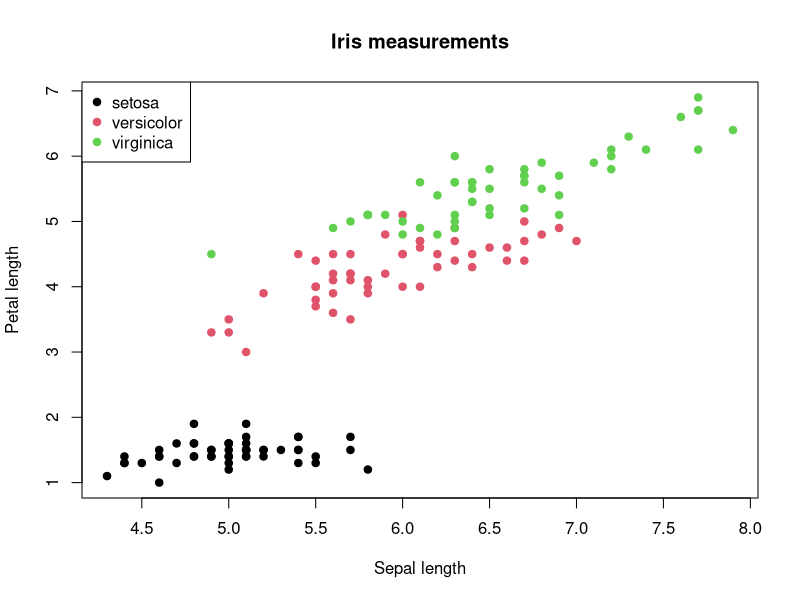
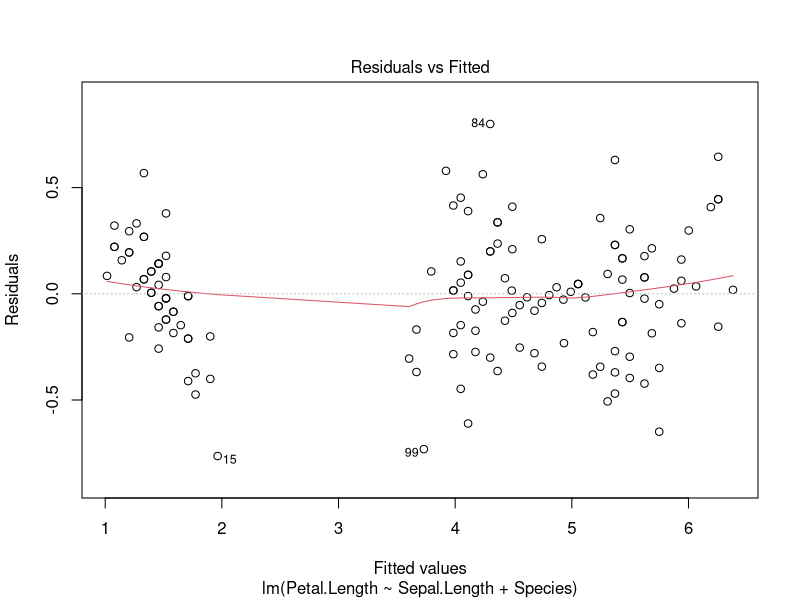
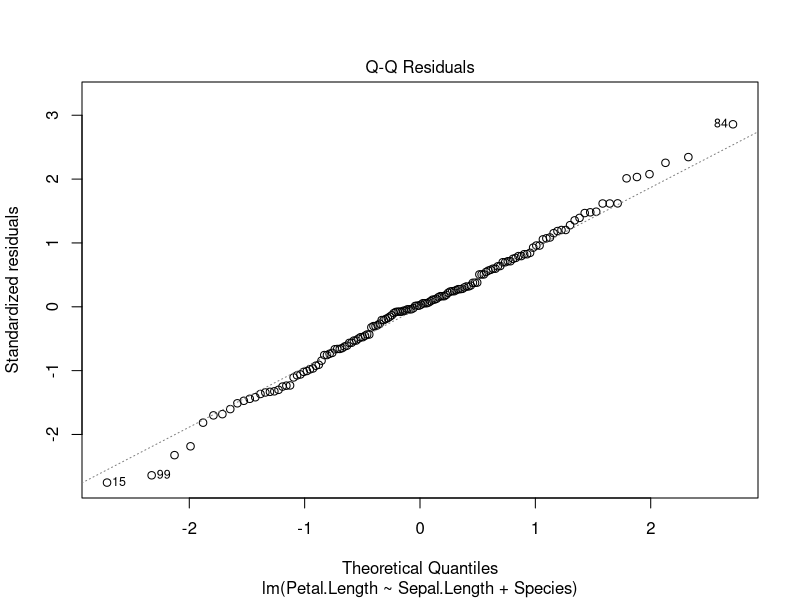
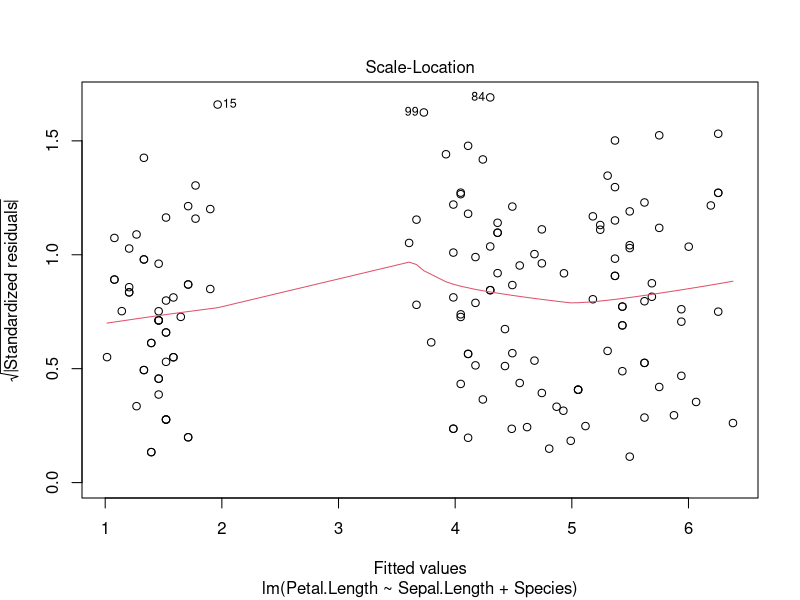
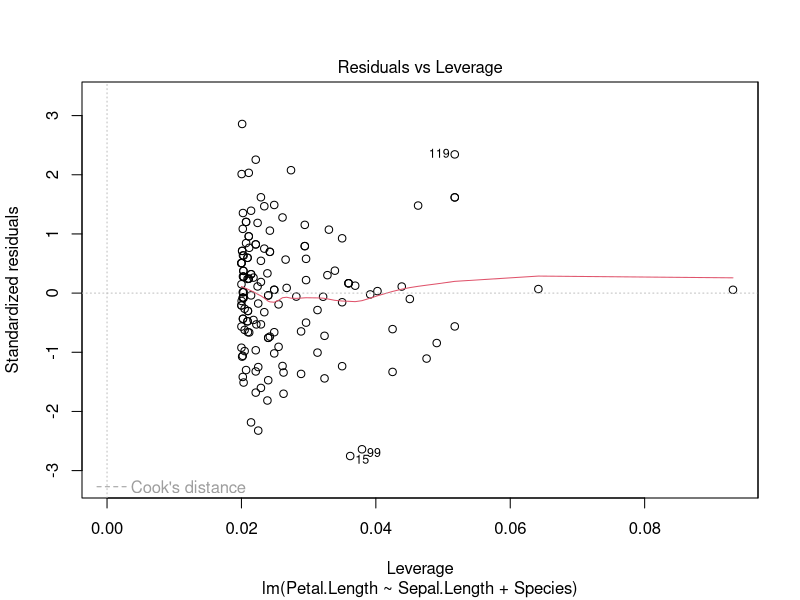

Reproduce these figures in R, in order.
# 02_simple_analysis.R
# A complete, small workflow using built-in data and one simple plot.

# install dplyr only onnce
if (!requireNamespace("dplyr", quietly = TRUE)) {
  install.packages("dplyr")
}

# Import dplyr library (much better then regular R)
library(dplyr)

# Use the built-in iris data set. Each row is one flower measurement.
data(iris)
head(iris)
str(iris)
summary(iris)

# Base R summaries by group ----------------------------------------------
aggregate(Sepal.Length ~ Species, data = iris, FUN = mean)

# A plot ------------------------------------------------------------------
plot(iris$Sepal.Length, iris$Petal.Length,
     col = as.integer(iris$Species), pch = 19,
     xlab = "Sepal length", ylab = "Petal length",
     main = "Iris measurements")
legend("topleft", legend = levels(iris$Species),
       col = seq_along(levels(iris$Species)), pch = 19)

# A simple model ----------------------------------------------------------
fit <- lm(Petal.Length ~ Sepal.Length + Species, data = iris)
summary(fit)
confint(fit)
plot(fit)

# Optional tidyverse version ---------------------------------------------
iris |>
group_by(Species) |>
summarise(
	n = n(),
	mean_petal_length = mean(Petal.Length),
	sd_petal_length = sd(Petal.Length),
	.groups = "drop"
)
